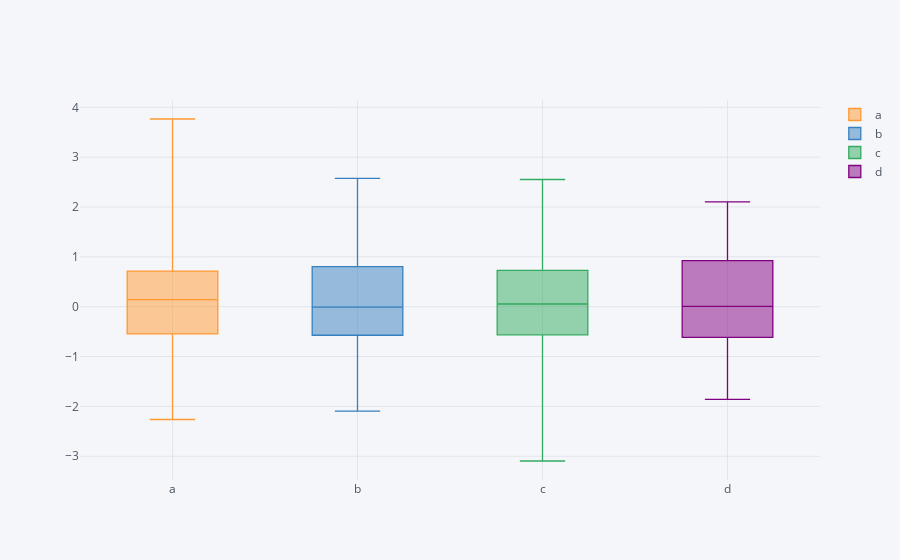

Notebook code for this chart:
### Code cell
#boxplot using iplot
df.iplot(kind = 'box')
